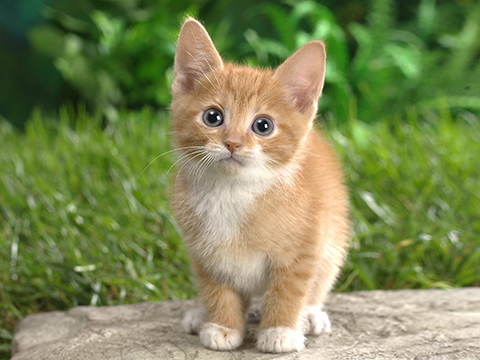
#> input picture 00 OpenCV Basics/cat.jpg, 480 x 360 px
$ python day04-4-contrast.py
#> lines starting #> are read from the running program, lines starting #| are printed output that depends on the picture
import cv2 as cv


def contrast():
    """
    what will be better to increase contrast?
    alpha(mul) or gamma(add)?
    """

    img0 = cv.imread('cat.jpg')
#> img0 is the input picture: shape (360, 480, 3); mean B, G, R 85.7, 136, 125.8
    img1 = cv.addWeighted(img0, 1.2, img0, 0, 0)
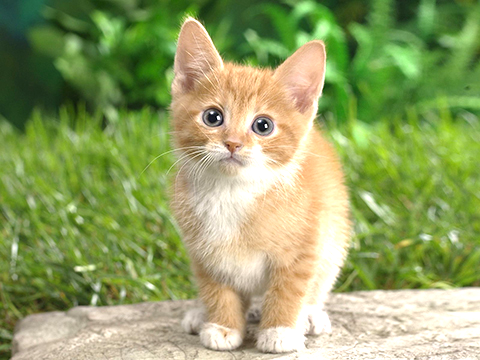
#> img1: shape (360, 480, 3); mean B, G, R 102.5, 162.2, 147.8
    img2 = cv.addWeighted(img0, 1, img0, 0, 100)
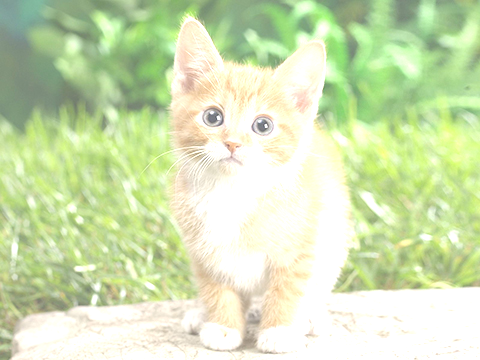
#> img2: shape (360, 480, 3); mean B, G, R 181.3, 225.9, 209.5

    cv.imshow('img0', img0)
    cv.imshow('img1', img1)
    cv.imshow('img2', img2)

    cv.waitKey(0)


if __name__ == '__main__':
    contrast()
